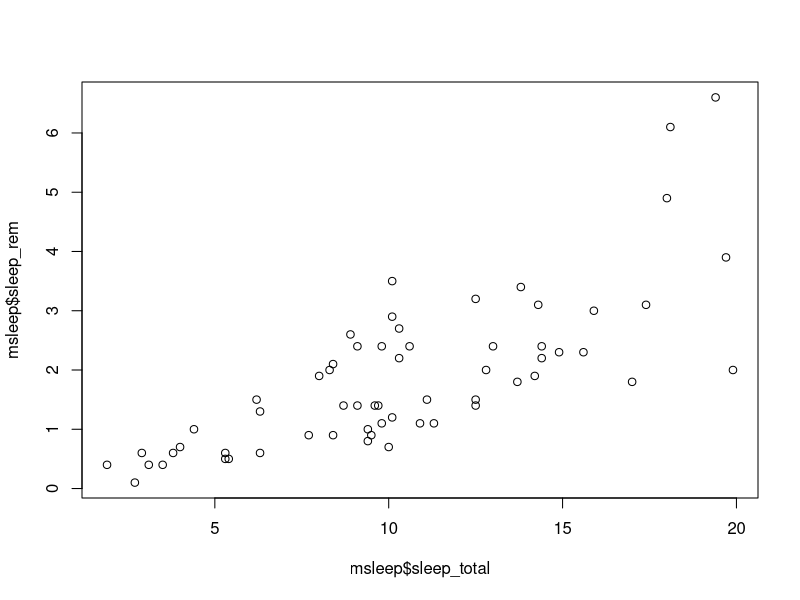
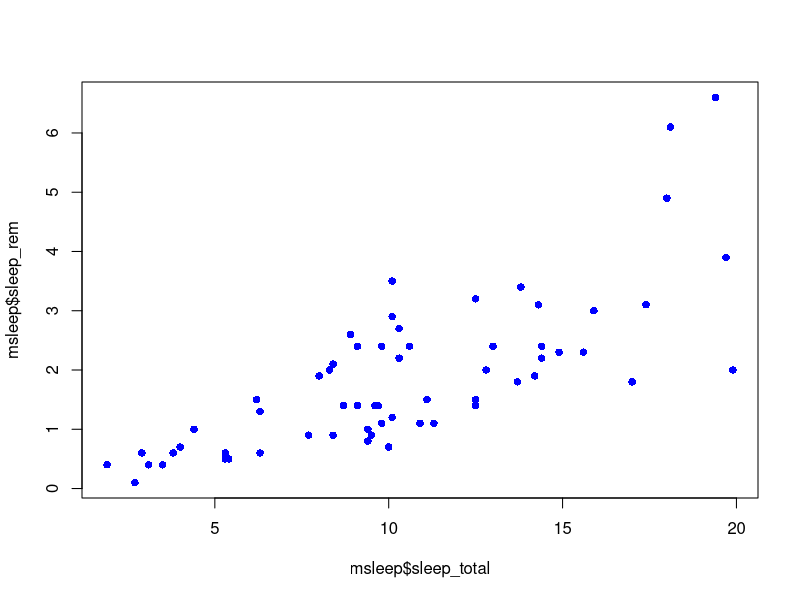
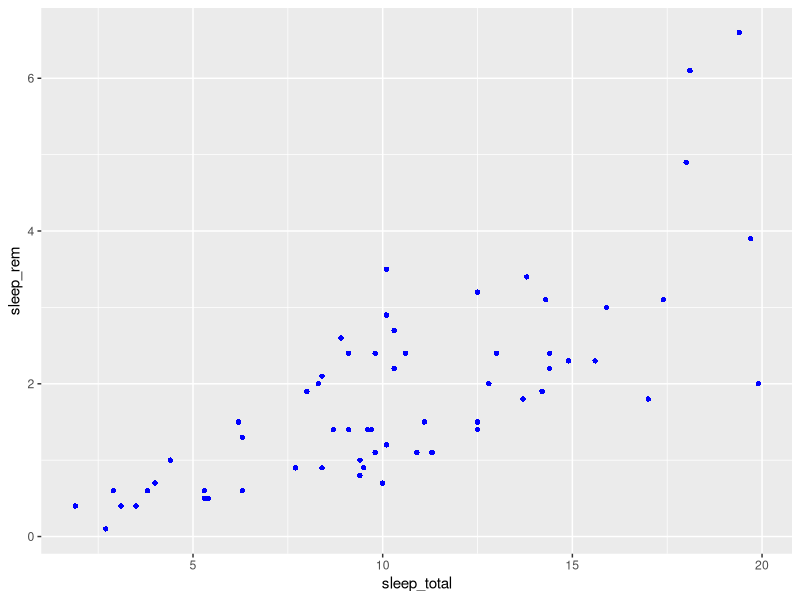
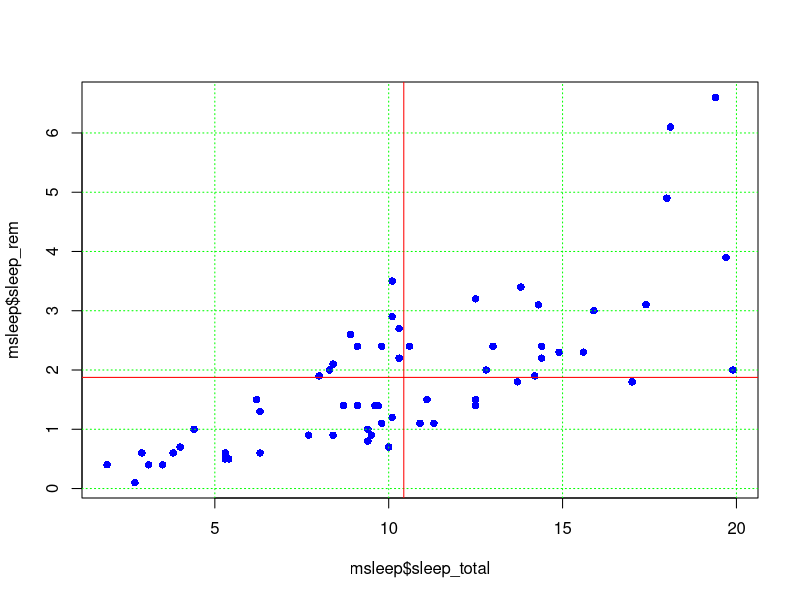
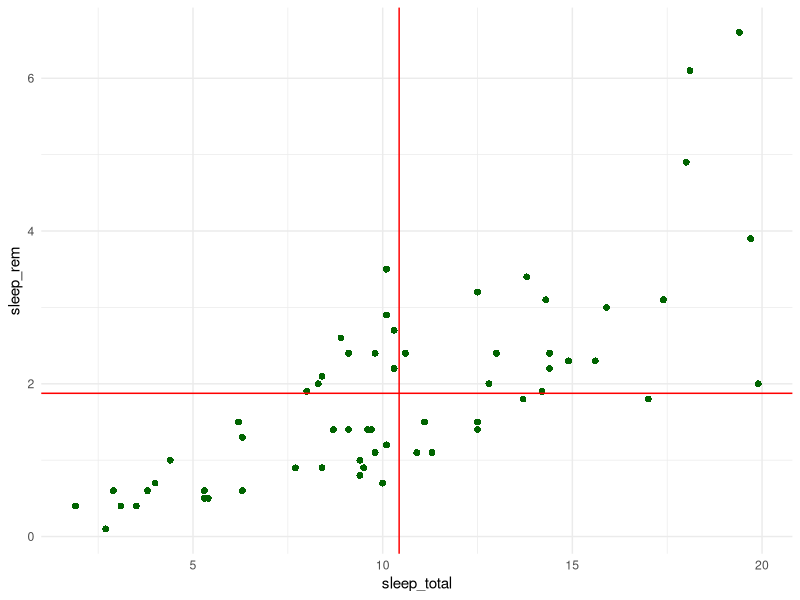
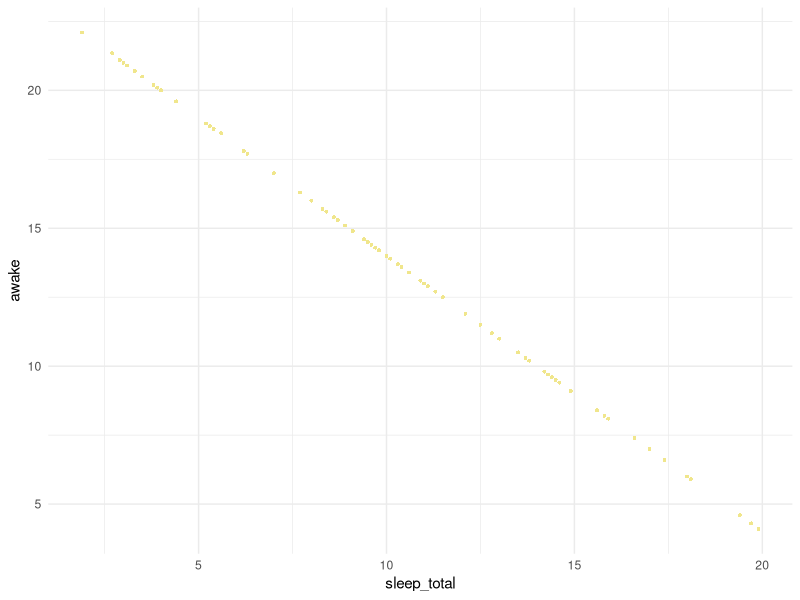
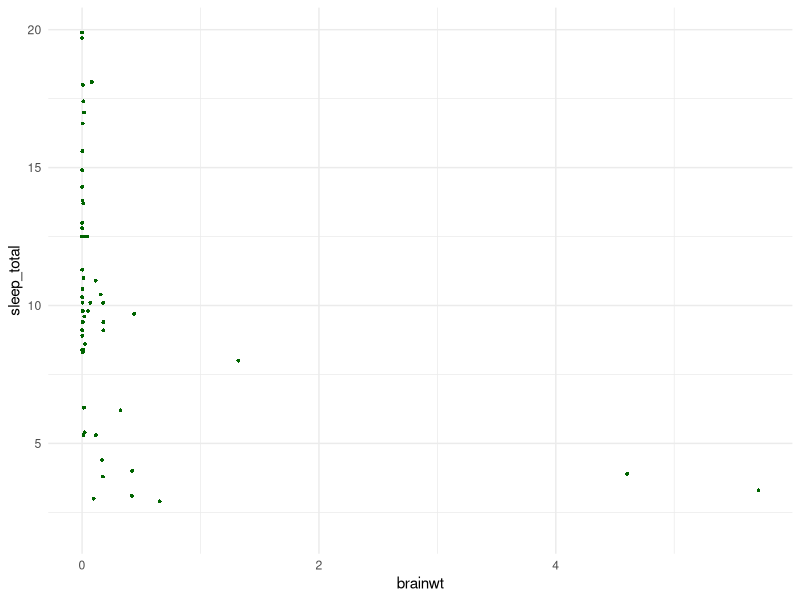
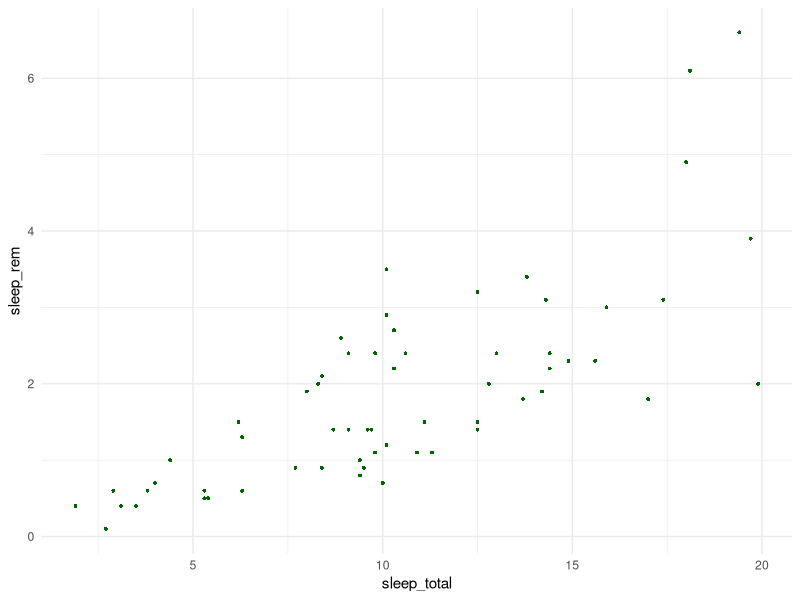

R code for these plots, in order:
library(tidyverse)

################ Chapitre 1 ###########
age <- c(28,48,47,71,22,80,48,30,31,18,22,33,44,55,66,77,88,99,10,20)
depense <- c(100,200,150,300,200,400,250,150,200,250,300,350,400,450,500,550,600,650,700,750)
df <- data.frame(age, depense)
df
summary(df)
str(df)
head(df)
tail(df)
View(df)

################ la base de données msleep ###########
data(msleep)
head(msleep)
tail(msleep)
summary(msleep)
str(msleep)
View(msleep)
dim(msleep)
mean(msleep$sleep_total)      # moyenne
median(msleep$sleep_total)    # médiane
max(msleep$sleep_total)       # le maximum
min(msleep$sleep_total)       # le minimum
sd(msleep$sleep_total)        # Ecart type ou mesure de dispersion
var(msleep$sleep_total)       # Variance
quantile(msleep$sleep_total)  # les quantiles
range(msleep$sleep_total)     # la plage
IQR(msleep$sleep_total)       # l'écart interquartile
table(msleep$vore)            # table de fréquence
table(msleep$vore, msleep$conservation) # table de contingence
table(msleep$vore, msleep$conservation, useNA = "ifany") # table de contingence
table(msleep$vore, msleep$conservation, useNA = "always") # table de contingence
table(msleep$vore, msleep$conservation, useNA = "no") # table de contingence
sum(msleep$sleep_total > 8)   # Frequency pour les animaux qui dorment plus de 8 heures
mean(msleep$sleep_total > 8)  # la moyenne des animaux qui dorment plus de 8 heures
sd(msleep$sleep_total > 8)    # l'écart type des animaux qui dorment plus de 8 heures
mean(msleep$sleep_rem, na.rm=TRUE)       # la moyenne de la durée du someil paradoxal
sd(msleep$sleep_rem, na.rm=TRUE)         # l'écart type de la durée du someil paradoxal
cor(msleep$sleep_total, msleep$sleep_rem, use = "complete.obs") # la corrélation entre la durée du someil total et la durée du someil paradoxal

################ Données Catégorielles ###########
## les variables catégorielles sont des variables qui prennent des valeurs comme vore et conservation
table(msleep$vore)            # table de fréquence
table(msleep$conservation)    # table de fréquence
table(msleep$vore, msleep$conservation) # table de contingence
proportions(table(msleep$vore)) # proportion des animaux par régime alimentaire
proportions(table(msleep$conservation)) # proportion des animaux par conservation
proportions(table(msleep$vore, msleep$conservation)) # proportion des animaux par régime alimentaire et conservation
round(proportions(table(msleep$vore, msleep$conservation)),2) # proportion des animaux par régime alimentaire et conservation
round(proportions(table(msleep$vore, msleep$conservation), margin = 1),2) # proportion des animaux par régime alimentaire et conservation
round(proportions(table(msleep$vore, msleep$conservation), margin = 2),2) # proportion des animaux par régime alimentaire et conservation
round(prop.table(table(msleep$vore, msleep$conservation)),2) # proportion des animaux par régime alimentaire et conservation

################ Nuage de points ###########
plot(msleep$sleep_total, msleep$sleep_rem)
plot(msleep$sleep_total, msleep$sleep_rem, col = "blue", pch=16) 

ggplot(data=msleep) + aes(x=sleep_total, y=sleep_rem)+
               geom_point(col='blue', pch=16)

#Nuge de points avec la moyenne et une grille
plot(msleep$sleep_total, msleep$sleep_rem, col='blue',pch = 16)
grid(col='green')
abline(h=mean(msleep$sleep_rem, na.rm=TRUE), col='red')
abline(v=mean(msleep$sleep_total, na.rm=TRUE), col='red')

#Nuge de points avec la moyenne et une grille
ggplot(data=msleep) + aes(x=sleep_total, y=sleep_rem )+
               geom_point(col= "darkgreen", size = 2,pch=16)+
               geom_vline(xintercept = mean(msleep$sleep_total, na.rm=TRUE), col='red')+
               geom_hline(yintercept = mean(msleep$sleep_rem, na.rm=TRUE), col='red')+
               theme_minimal()

## 1)  Créez un nuage de points avec le temps de sommeil total sur l'axe des x 
## et le temps d'éveil sur l'axe des y
ggplot(data=msleep) + aes(x=sleep_total, y=awake)+
               geom_point(col= "khaki", size = 1,pch=16)+
               theme_minimal()
## 2)  Créez un nuage de points avec la taille du cerveau  sur l'axe des x
## et le temps de sommeil totalsur l'axe des y
ggplot(data=msleep) + aes(x=brainwt, y=sleep_total)+
               geom_point(col= "darkgreen", size = 1,pch=16)+
               labs(X="Taille du cerveau", 
                    Y="Temps de sommeil total")+
               theme_minimal()
## 3)  Créez un nuage de points avec le temps de sommeil total sur l'axe des x
## et le temps de sommeil paradoxal sur l'axe des y
ggplot(data=msleep) + aes(x=sleep_total, y=sleep_rem)+
               geom_point(col= "darkgreen", size = 1,pch=16)+
               labs(X="Temps de sommeil total", 
                    Y="Temps de sommeil paradoxal")+
               theme_minimal()
## 4) Comparaison de groupes
ggplot(msleep) + aes(brainwt, sleep_total,col=vore) + 
     geom_point() +
     labs(x = "Brain weight (logarithmic scale)",
       y = "Total sleep time") +
     scale_x_log10() +
     facet_wrap(~ vore)
## 5) Comparaison de groupes
ggplot(msleep) + aes(brainwt, sleep_total,col=conservation) + 
     geom_point() +
     labs(x = "Brain weight (logarithmic scale)",
       y = "Total sleep time") +
     scale_x_log10() +
     facet_wrap(~ conservation)
## 6) Comparaison de groupes
ggplot(msleep) + aes(brainwt, sleep_total,col=conservation) + 
     geom_point() +
     labs(x = "Brain weight (logarithmic scale)",
       y = "Total sleep time") +
     scale_x_log10() +
     facet_wrap(~ conservation) +
     theme_classic()
#################### Boxplot ####################
boxplot(sleep_total ~ vore, data=msleep, col=hcl.colors(6)) ## Boxplot la libraire standard    
grid() ## Ajouter une grille

ggplot(data=msleep) + aes(x=vore, y=sleep_total,col=vore )+  ## la librairie GGPLOT2
               geom_boxplot(fill=rainbow(5))+
               theme_classic()

## 1) Créez un boxplot avec le temps de sommeil total en fonction du régime alimentaire
ggplot(data=msleep) + aes(x=vore, y=sleep_total,col=vore )+  ## la librairie GGPLOT2
               geom_boxplot(fill=rainbow(5))+
               theme_classic()
## 2) Créez un boxplot avec le temps de sommeil total en fonction de la conservation
ggplot(data=msleep) + aes(x=conservation, y=sleep_total,col=conservation )+  ## la librairie GGPLOT2
               geom_boxplot(fill='khaki')+
               theme_classic()
## 3) Créez un boxplot avec le temps de sommeil paradoxal en fonction du régime alimentaire
ggplot(data=msleep) + aes(x=vore, y=sleep_rem,col=vore )+  ## la librairie GGPLOT2
               geom_boxplot(fill=rainbow(5))+
               theme_classic()

################## Histogrammes ####################
hist(msleep$sleep_total, col='blue', breaks=10) ## Histogramme la libraire standard
grid() ## Ajouter une grille

ggplot(data=msleep) + aes(x=sleep_total)+  ## la librairie GGPLOT2
               geom_histogram(fill='blue',col='red', bins=10)+
               theme_minimal()

## 1) Créez un histogramme avec le temps de sommeil total
ggplot(data=msleep) + aes(x=sleep_total)+  ## la librairie GGPLOT2
               geom_histogram(fill='blue',col='red', bins=10)+
               theme_minimal()
## 2) Créez un histogramme avec le temps de sommeil paradoxal 
ggplot(data=msleep) + aes(x=sleep_rem)+  ## la librairie GGPLOT2
               geom_histogram(fill='blue',col='red', bins=10)+
               theme_minimal()
## 3) Créez un histogramme avec la taille du cerveau
ggplot(data=msleep) + aes(x=brainwt)+  ## la librairie GGPLOT2
               geom_histogram(fill='blue',col='red', bins=10)+
               theme_minimal()

################## Densité ####################
plot(density(msleep$sleep_total),lwd=2, col='blue') ## Densité la libraire standard
grid() ## Ajouter une grille

ggplot(data=msleep) + aes(x=sleep_total)+  ## la librairie GGPLOT2
               geom_density(fill='blue',col='red')+
               theme_minimal()

## 1) Créez un graphique de densité avec le temps de sommeil pardoxal
ggplot(data=msleep) + aes(x=sleep_rem)+  ## la librairie GGPLOT2
               geom_density(fill='blue',col='red')+
               theme_minimal()
## 2) Créez un graphique de densité avec le temps de sommeil total  
ggplot(data=msleep) + aes(x=sleep_total)+  ## la librairie GGPLOT2
               geom_density(fill='blue',col='red')+
               theme_minimal()
## 3) Créez un graphique de densité avec la taille du cerveau
ggplot(data=msleep) + aes(x=brainwt)+  ## la librairie GGPLOT2
               geom_density(fill='blue',col='red')+
               theme_minimal()

################## Graphiques à barres ####################
barplot(table(msleep$vore), col='green') ## Graphique à barres la libraire standard
grid() ## Ajouter une grille

ggplot(data=msleep) + aes(x=vore)+  ## la librairie GGPLOT2
               geom_bar(fill=rainbow(5))+
               theme_minimal()

## 1) Créez un graphique à barres avec le régime alimentaire
ggplot(data=msleep) + aes(x=vore)+  ## la librairie GGPLOT2
               geom_bar(fill=rainbow(5))+
               theme_minimal()
## 2) Créez un graphique à barres avec la conservation
ggplot(data=msleep) + aes(x=conservation)+  ## la librairie GGPLOT2
               geom_bar(fill=hcl.colors(7))+
               theme_minimal()
## 3) Créez un graphique à barres avec la durée du sommeil total
ggplot(data=msleep) + aes(x=sleep_total)+  ## la librairie GGPLOT2
               geom_bar(fill='blue')+
               theme_minimal()

################## Graphiques à secteurs ####################
pie(table(msleep$vore), col=rainbow(5)) ## Graphique à secteurs la libraire standard
grid() ## Ajouter une grille








